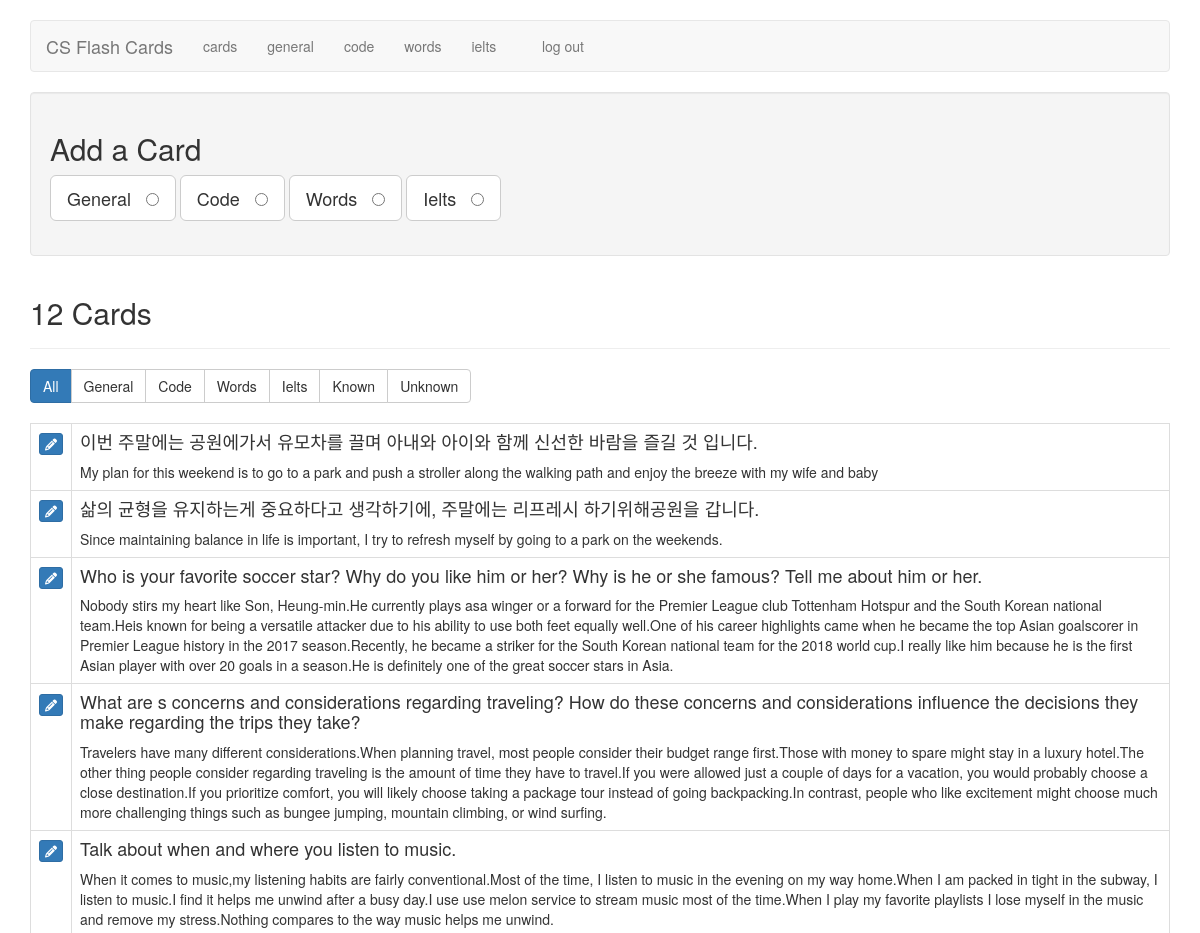
Page /cards (signed in, upper part) on the earlier database version.
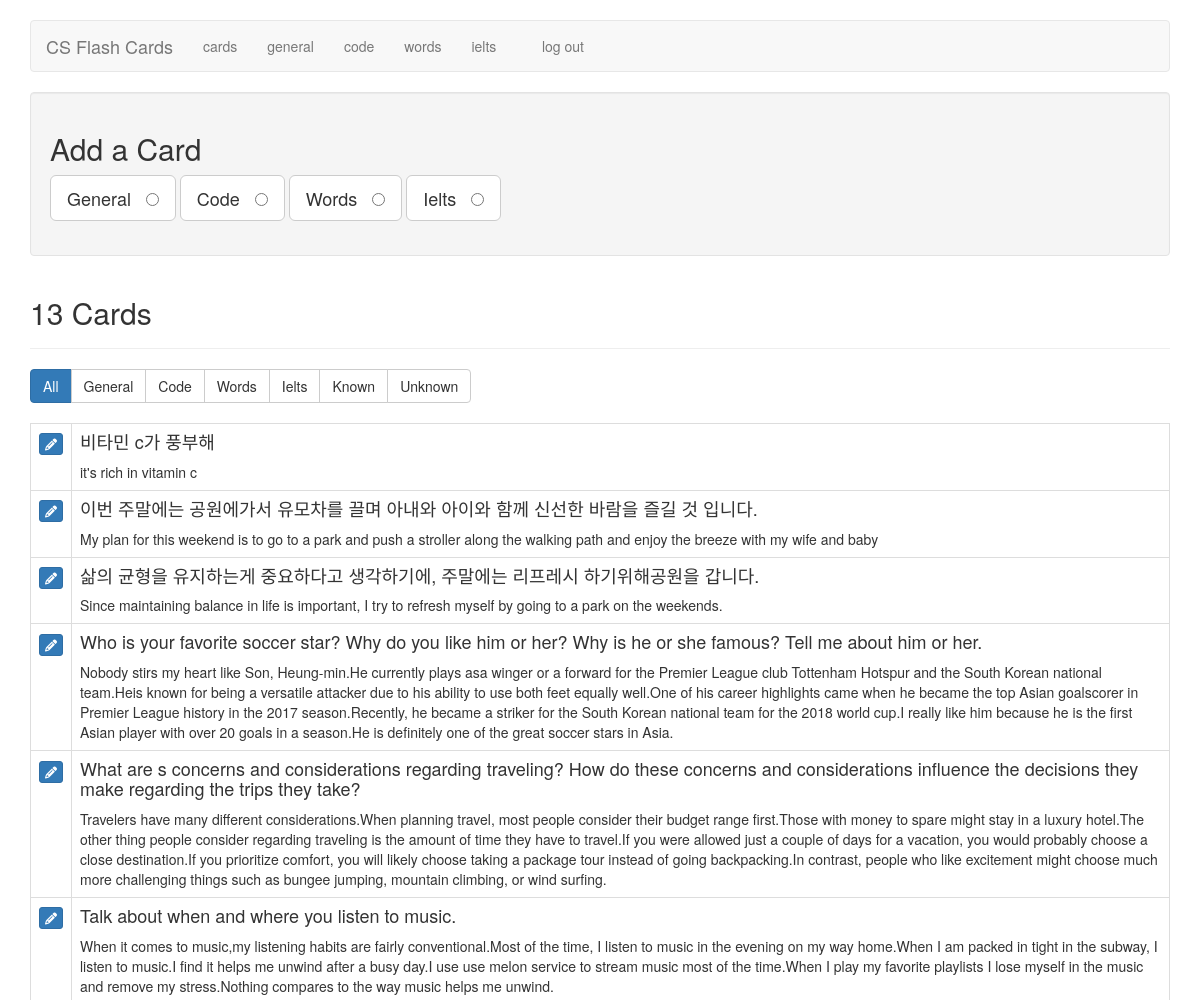
Same page on the later database version.
### tables this page shows
CREATE TABLE cards (
  id integer primary key autoincrement,
   /* 1 for interview, 2 for code, 3 for english, 4 for ielts */
  type tinyint not null,
  front text not null,
  back text not null,
  sort int default 0,
  known boolean default 0
);

### flash_cards.py (the view)
@application.route('/cards')
def cards():
    if not session.get('logged_in'):
        return redirect(url_for('login'))
    db = get_db()
    query = '''
        SELECT id, type, front, back, known
        FROM cards
        ORDER BY id DESC
    '''
    cur = db.execute(query)
    cards = cur.fetchall()
    return render_template('cards.html', cards=cards, filter_name="all")

### flash_cards.py (called while the page is built)
def connect_db():
    rv = sqlite3.connect(application.config['DATABASE'])
    rv.row_factory = sqlite3.Row
    return rv

def get_db():
    if not hasattr(g, 'sqlite_db'):
        g.sqlite_db = connect_db()
    return g.sqlite_db

### templates/cards.html (shortened to what this page needs)
{% extends "layout.html" %}
{% block body %}
    <div class="well editPanel">
        <h2>Add a Card</h2>
        <form action="{{ url_for('add_card') }}" method="post" class="cardForm">
            <div class="form-group">
                <label for="general" class="toggleButton btn btn-default btn-lg">General &nbsp;
                    <input type="radio" name="type" value="1" id="general"/>
                </label>
                <label for="code" class="toggleButton btn btn-default btn-lg">Code &nbsp;
                    <input type="radio" name="type" value="2" id="code"/>
                </label>
                <label for="eng" class="toggleButton btn btn-default btn-lg">Words &nbsp;
                    <input type="radio" name="type" value="3" id="eng"/>
                </label>
                <label for="ielts" class="toggleButton btn btn-default btn-lg">Ielts &nbsp;
                    <input type="radio" name="type" value="4" id="ielts"/>
                </label>
            </div>
        </form>
    </div>
    <div class="page-header">
        <h2>{{ cards|length }} Card{{ '' if (cards|length == 1) else 's' }}</h2>
    </div>
    <div class="btn-group btn-group-md" role="group" aria-label="filters">
        <a href="{{ url_for('filter_cards', filter_name="all") }}" class="btn btn-{{ "primary" if filter_name == "all" else "default" }}">All</a>
        <a href="{{ url_for('filter_cards', filter_name="general") }}" class="btn btn-{{ "primary" if filter_name == "general" else "default" }}">General</a>
        <a href="{{ url_for('filter_cards', filter_name="code") }}" class="btn btn-{{ "primary" if filter_name == "code" else "default" }}">Code</a>
        <a href="{{ url_for('filter_cards', filter_name="eng") }}" class="btn btn-{{ "primary" if filter_name == "eng" else "default" }}">Words</a>
        <a href="{{ url_for('filter_cards', filter_name="ielts") }}" class="btn btn-{{ "primary" if filter_name == "ielts" else "default" }}">Ielts</a>
        <a href="{{ url_for('filter_cards', filter_name="known") }}" class="btn btn-{{ "primary" if filter_name == "known" else "default" }}">Known</a>
        <a href="{{ url_for('filter_cards', filter_name="unknown") }}" class="btn btn-{{ "primary" if filter_name == "unknown" else "default" }}">Unknown</a>
    </div>
    <br />
    <br />
    <table class="table table-bordered">
        {% for card in cards %}
            <tr>
                <td>
                    <a href="{{ url_for('edit', card_id=card.id) }}" class="btn btn-xs btn-primary"><i class="fa fa-pencil" aria-hidden="true"></i></a>
                </td>
                <td class="cardContent">
                    <h4>
                        {{ card.front }}
                    </h4>
                    {% if card.type != 2%}
                        {{ card.back|replace("\n", "<br />")|safe }}
                    {% else %}
                        <pre><code>{{ card.back|escape }}</code></pre>
                    {% endif %}
                </td>
            </tr>
        {% else %}
            <tr>
                <td>
                    <em>No cards to show.</em>
                </td>
            </tr>
        {% endfor %}
    </table>
{% endblock %}

### templates/layout.html (shortened to what this page needs)
<!doctype html>
<html>
<head>
    <link rel="stylesheet" href="https://maxcdn.bootstrapcdn.com/bootstrap/3.3.6/css/bootstrap.min.css"
>
    <link rel=stylesheet type=text/css href="{{ url_for('static', filename='style.css') }}"/>
    <link rel="stylesheet" type="text/css" href="{{ url_for('static', filename='highlight-theme-github.css') }}" />
</head>
<body>
    <div class="container">
        <div class="row">
            <div class="col-xs-12">
                <br/>
                <nav class="navbar navbar-default">
                    <div class="navbar-header">
                        <a class="navbar-brand" href="{{ url_for('index') }}">CS Flash Cards</a>
                        <ul class="nav navbar-nav navbar-right">
                            {% if not session.logged_in %}
                                <li><a href="{{ url_for('login') }}">log in</a></li>
                            {% else %}
                                <li><a href="{{ url_for('cards') }}">cards</a></li>
                                <li><a href="{{ url_for('general') }}">general</a></li>
                                <li><a href="{{ url_for('code') }}">code</a></li>
                                <li><a href="{{ url_for('eng') }}">words</a></li>
                                <li><a href="{{ url_for('ielts') }}">ielts</a></li>
                                <li>&nbsp;&nbsp;&nbsp;&nbsp;</li>
                                <li><a href="{{ url_for('logout') }}">log out</a></li>
                            {% endif %}
                        </ul>
                    </div>
                </nav>
                {% block body %}{% endblock %}
            </div>
        </div>
    </div>
</body>
</html>

### static/style.css (style rules this page uses)
.cardContent h4 { margin-top: 0; }
.navbar-nav>li, .navbar-nav { float: left !important; }
.navbar-nav.navbar-right:last-child { margin-right: 0 !important; }
.navbar-right { float: right!important; }

Differences in the rows shown:
added cards: front "비타민 c가 풍부해", back "it's rich in vitamin c"
Other differences:
{{ cards|length }}: "12" → "13"
